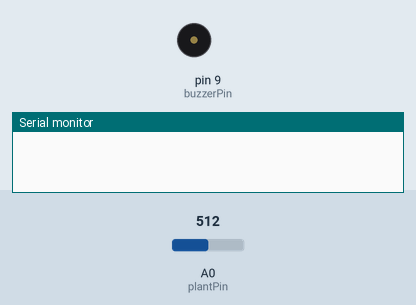
Simulated run of this sketch. Board: Arduino Uno, built with avr-gcc and run on an emulated ATmega328P. On the bench: buzzer (waves = sounding), the last lines printed to the serial monitor. The inputs (shaded band) are chosen by the test bench; at power-on: A0 (plantPin) = 512.

Above: at 0.5 s.
At 2.3 s:
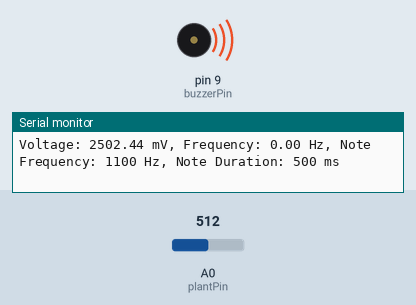
Timing chart, 0 to 3.0 s (numbered marks = the images above):
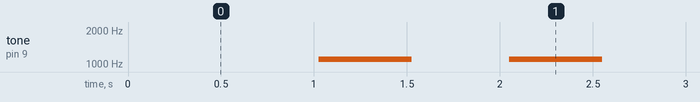

The sketch:

plantProject.ino
```cpp
const int plantPin = A0;      // Analog pin for the plant signal
const int buzzerPin = 9;      // Pin for the piezo buzzer
float samplingInterval = 0.0001; // Sampling interval in seconds (100 µs)
int threshold = 512;          // Threshold for zero crossing
unsigned long startTime;
int zeroCrossings = 0;        // Counter for zero crossings
int previousValue = 0;

// Voltage Conversion
const float referenceVoltage = 5.0; // Reference voltage (5V for Arduino Uno)
float voltage = 0.0;                // Variable to store voltage in volts
float voltage_mV = 0.0;             // Variable to store voltage in millivolts

void setup() {
  Serial.begin(9600);       // Initialize serial communication
  pinMode(buzzerPin, OUTPUT); // Set buzzer pin as output
}

void loop() {
  zeroCrossings = 0;        // Reset zero crossing count
  startTime = millis();     // Start time for measurement

  while (millis() - startTime < 1000) {  // Measure for 1 second
    int rawValue = analogRead(plantPin);  // Read the analog value

    // Convert raw ADC value to millivolts
    voltage = (rawValue / 1023.0) * referenceVoltage; // Voltage in volts
    voltage_mV = voltage * 1000;                     // Convert to millivolts

    // Detect zero crossing
    if ((rawValue > threshold && previousValue <= threshold) ||
        (rawValue < threshold && previousValue >= threshold)) {
      zeroCrossings++;
    }

    previousValue = rawValue;  // Update the previous value
    // delayMicroseconds(100);    // Adjust the sampling interval (100 µs)
  }

  // Calculate frequency
  float frequency_Hz = zeroCrossings / 2.0;  // Divide by 2 (two crossings per cycle)

  // Map voltage to pitch (frequency in Hz)
  int noteFrequency = map(voltage_mV, 0, 5000, 200, 2000); // Map voltage to 200-2000 Hz range

  // Map frequency to duration (rhythm in ms)
  int noteDuration = map(frequency_Hz, 0, 10, 500, 100); // Map frequency to 500-100 ms

  // Debugging: Print values
  Serial.print("Voltage: ");
  Serial.print(voltage_mV);
  Serial.print(" mV, Frequency: ");
  Serial.print(frequency_Hz);
  Serial.print(" Hz, Note Frequency: ");
  Serial.print(noteFrequency);
  Serial.print(" Hz, Note Duration: ");
  Serial.print(noteDuration);
  Serial.println(" ms");

  // Play the note
  tone(buzzerPin, noteFrequency, noteDuration);

  // Wait for the note to finish
  // delay(noteDuration);
}
```

Measured:
- by itself, tone on pin 9 (buzzerPin): alternates 1100 Hz for 0.50 s and silent for 0.52 s
